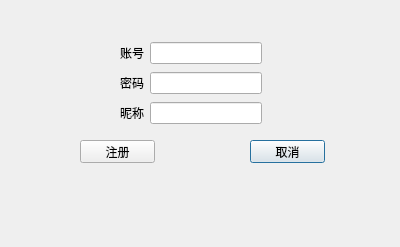
<?xml version="1.0" encoding="UTF-8"?>
<ui version="4.0">
 <class>New_Account_ui</class>
 <widget class="QDialog" name="New_Account_ui">
  <property name="geometry">
   <rect>
    <x>0</x>
    <y>0</y>
    <width>400</width>
    <height>247</height>
   </rect>
  </property>
  <property name="windowTitle">
   <string>Dialog</string>
  </property>
  <widget class="QPushButton" name="Login_Cancel">
   <property name="geometry">
    <rect>
     <x>250</x>
     <y>140</y>
     <width>75</width>
     <height>23</height>
    </rect>
   </property>
   <property name="text">
    <string>取消</string>
   </property>
  </widget>
  <widget class="QPushButton" name="Signin_Bot">
   <property name="geometry">
    <rect>
     <x>80</x>
     <y>140</y>
     <width>75</width>
     <height>23</height>
    </rect>
   </property>
   <property name="text">
    <string>注册</string>
   </property>
  </widget>
  <widget class="QWidget" name="">
   <property name="geometry">
    <rect>
     <x>120</x>
     <y>40</y>
     <width>142</width>
     <height>86</height>
    </rect>
   </property>
   <layout class="QVBoxLayout" name="verticalLayout">
    <item>
     <layout class="QHBoxLayout" name="horizontalLayout">
      <item>
       <widget class="QLabel" name="ACC">
        <property name="text">
         <string>账号</string>
        </property>
       </widget>
      </item>
      <item>
       <widget class="QLineEdit" name="Account"/>
      </item>
     </layout>
    </item>
    <item>
     <layout class="QHBoxLayout" name="horizontalLayout_2">
      <item>
       <widget class="QLabel" name="Pass">
        <property name="text">
         <string>密码</string>
        </property>
       </widget>
      </item>
      <item>
       <widget class="QLineEdit" name="Password">
        <property name="echoMode">
         <enum>QLineEdit::Password</enum>
        </property>
       </widget>
      </item>
     </layout>
    </item>
    <item>
     <layout class="QHBoxLayout" name="horizontalLayout_3">
      <item>
       <widget class="QLabel" name="label">
        <property name="text">
         <string>昵称</string>
        </property>
       </widget>
      </item>
      <item>
       <widget class="QLineEdit" name="Name"/>
      </item>
     </layout>
    </item>
   </layout>
  </widget>
 </widget>
 <resources/>
 <connections>
  <connection>
   <sender>Login_Cancel</sender>
   <signal>clicked()</signal>
   <receiver>New_Account_ui</receiver>
   <slot>close()</slot>
   <hints>
    <hint type="sourcelabel">
     <x>289</x>
     <y>153</y>
    </hint>
    <hint type="destinationlabel">
     <x>311</x>
     <y>175</y>
    </hint>
   </hints>
  </connection>
 </connections>
</ui>
